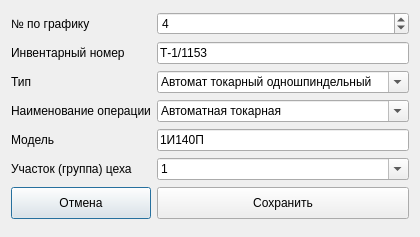
<?xml version="1.0" encoding="UTF-8"?>
<ui version="4.0">
 <class>machineEditDialog</class>
 <widget class="QDialog" name="machineEditDialog">
  <property name="geometry">
   <rect>
    <x>0</x>
    <y>0</y>
    <width>400</width>
    <height>237</height>
   </rect>
  </property>
  <property name="windowTitle">
   <string>Dialog</string>
  </property>
  <layout class="QGridLayout" name="gridLayout">
   <item row="3" column="1">
    <widget class="QComboBox" name="comboBox_operationName">
     <property name="editable">
      <bool>true</bool>
     </property>
     <property name="currentIndex">
      <number>0</number>
     </property>
     <item>
      <property name="text">
       <string>Автоматная токарная</string>
      </property>
     </item>
     <item>
      <property name="text">
       <string>Бесцентрово-шлифовальная</string>
      </property>
     </item>
     <item>
      <property name="text">
       <string>Внутри-шлифовальная</string>
      </property>
     </item>
     <item>
      <property name="text">
       <string>Кругло-шлифовальная</string>
      </property>
     </item>
     <item>
      <property name="text">
       <string>Плоско-шлифовальная</string>
      </property>
     </item>
     <item>
      <property name="text">
       <string>Вертикально-фрезерная</string>
      </property>
     </item>
     <item>
      <property name="text">
       <string>Горизонтально-фрезерная</string>
      </property>
     </item>
     <item>
      <property name="text">
       <string>Токарная с ЧПУ</string>
      </property>
     </item>
     <item>
      <property name="text">
       <string>Токарно-винторезная</string>
      </property>
     </item>
     <item>
      <property name="text">
       <string>Токарно-револьверная</string>
      </property>
     </item>
     <item>
      <property name="text">
       <string>Вертикально-сверлильная</string>
      </property>
     </item>
     <item>
      <property name="text">
       <string>Настольно-сверлильная</string>
      </property>
     </item>
     <item>
      <property name="text">
       <string>Резьбонакатная</string>
      </property>
     </item>
     <item>
      <property name="text">
       <string>Резьбошлифовальная</string>
      </property>
     </item>
    </widget>
   </item>
   <item row="5" column="0">
    <widget class="QLabel" name="label_group">
     <property name="minimumSize">
      <size>
       <width>0</width>
       <height>0</height>
      </size>
     </property>
     <property name="font">
      <font>
       <weight>50</weight>
       <bold>false</bold>
      </font>
     </property>
     <property name="text">
      <string>Участок (группа) цеха</string>
     </property>
    </widget>
   </item>
   <item row="5" column="1">
    <widget class="QComboBox" name="comboBox_group">
     <property name="editable">
      <bool>true</bool>
     </property>
     <property name="currentIndex">
      <number>0</number>
     </property>
     <item>
      <property name="text">
       <string>1</string>
      </property>
     </item>
     <item>
      <property name="text">
       <string>2</string>
      </property>
     </item>
     <item>
      <property name="text">
       <string>3</string>
      </property>
     </item>
     <item>
      <property name="text">
       <string>4</string>
      </property>
     </item>
     <item>
      <property name="text">
       <string>5</string>
      </property>
     </item>
    </widget>
   </item>
   <item row="1" column="0">
    <widget class="QLabel" name="label_inventoryNumber">
     <property name="minimumSize">
      <size>
       <width>0</width>
       <height>0</height>
      </size>
     </property>
     <property name="font">
      <font>
       <weight>50</weight>
       <bold>false</bold>
      </font>
     </property>
     <property name="text">
      <string>Инвентарный номер</string>
     </property>
    </widget>
   </item>
   <item row="1" column="1">
    <widget class="QLineEdit" name="lineEdit_inventoryNumber">
     <property name="minimumSize">
      <size>
       <width>0</width>
       <height>0</height>
      </size>
     </property>
     <property name="font">
      <font>
       <weight>50</weight>
       <bold>false</bold>
      </font>
     </property>
     <property name="text">
      <string>Т-1/1153</string>
     </property>
     <property name="cursorPosition">
      <number>8</number>
     </property>
     <property name="readOnly">
      <bool>false</bool>
     </property>
    </widget>
   </item>
   <item row="0" column="0">
    <widget class="QLabel" name="label_numberInPlan">
     <property name="minimumSize">
      <size>
       <width>0</width>
       <height>0</height>
      </size>
     </property>
     <property name="font">
      <font>
       <weight>50</weight>
       <bold>false</bold>
      </font>
     </property>
     <property name="text">
      <string>№ по графику</string>
     </property>
    </widget>
   </item>
   <item row="0" column="1">
    <widget class="QSpinBox" name="spinBox_numberInPlan">
     <property name="readOnly">
      <bool>false</bool>
     </property>
     <property name="minimum">
      <number>1</number>
     </property>
     <property name="maximum">
      <number>999999999</number>
     </property>
     <property name="value">
      <number>4</number>
     </property>
    </widget>
   </item>
   <item row="2" column="0">
    <widget class="QLabel" name="label_type">
     <property name="minimumSize">
      <size>
       <width>0</width>
       <height>0</height>
      </size>
     </property>
     <property name="font">
      <font>
       <weight>50</weight>
       <bold>false</bold>
      </font>
     </property>
     <property name="text">
      <string>Тип</string>
     </property>
    </widget>
   </item>
   <item row="4" column="1">
    <widget class="QLineEdit" name="lineEdit_model">
     <property name="minimumSize">
      <size>
       <width>0</width>
       <height>0</height>
      </size>
     </property>
     <property name="font">
      <font>
       <weight>50</weight>
       <bold>false</bold>
      </font>
     </property>
     <property name="text">
      <string>1И140П</string>
     </property>
     <property name="cursorPosition">
      <number>6</number>
     </property>
     <property name="readOnly">
      <bool>false</bool>
     </property>
    </widget>
   </item>
   <item row="2" column="1">
    <widget class="QComboBox" name="comboBox_type">
     <property name="editable">
      <bool>true</bool>
     </property>
     <property name="currentIndex">
      <number>1</number>
     </property>
     <item>
      <property name="text">
       <string>Автомат токарный многошпиндельный</string>
      </property>
     </item>
     <item>
      <property name="text">
       <string>Автомат токарный одношпиндельный</string>
      </property>
     </item>
     <item>
      <property name="text">
       <string>Автомат токарный с ЧПУ</string>
      </property>
     </item>
     <item>
      <property name="text">
       <string>Бесцентрово-шлифовальный</string>
      </property>
     </item>
     <item>
      <property name="text">
       <string>Внутри-шлифовальный</string>
      </property>
     </item>
     <item>
      <property name="text">
       <string>Кругло-шлифовальный</string>
      </property>
     </item>
     <item>
      <property name="text">
       <string>Плоско-шлифовальный</string>
      </property>
     </item>
     <item>
      <property name="text">
       <string>Вертикально-фрезерный</string>
      </property>
     </item>
     <item>
      <property name="text">
       <string>Горизонтально-фрезерный</string>
      </property>
     </item>
     <item>
      <property name="text">
       <string>Токарно-винторезный</string>
      </property>
     </item>
     <item>
      <property name="text">
       <string>Токарно-револьверный</string>
      </property>
     </item>
     <item>
      <property name="text">
       <string>Вертикально-сверлильный</string>
      </property>
     </item>
     <item>
      <property name="text">
       <string>Настольно-сверлильный</string>
      </property>
     </item>
     <item>
      <property name="text">
       <string>Резьбонакатной</string>
      </property>
     </item>
     <item>
      <property name="text">
       <string>Резьбошлифовальный</string>
      </property>
     </item>
    </widget>
   </item>
   <item row="3" column="0">
    <widget class="QLabel" name="label_operationName">
     <property name="minimumSize">
      <size>
       <width>0</width>
       <height>0</height>
      </size>
     </property>
     <property name="font">
      <font>
       <weight>50</weight>
       <bold>false</bold>
      </font>
     </property>
     <property name="text">
      <string>Наименование операции</string>
     </property>
    </widget>
   </item>
   <item row="4" column="0">
    <widget class="QLabel" name="label_model">
     <property name="minimumSize">
      <size>
       <width>0</width>
       <height>0</height>
      </size>
     </property>
     <property name="font">
      <font>
       <weight>50</weight>
       <bold>false</bold>
      </font>
     </property>
     <property name="text">
      <string>Модель</string>
     </property>
    </widget>
   </item>
   <item row="7" column="0">
    <widget class="QPushButton" name="pushButton_cancel">
     <property name="minimumSize">
      <size>
       <width>0</width>
       <height>32</height>
      </size>
     </property>
     <property name="text">
      <string>Отмена</string>
     </property>
     <property name="icon">
      <iconset resource="resources.qrc">
       <normaloff>:/images/res/images/delete.png</normaloff>:/images/res/images/delete.png</iconset>
     </property>
     <property name="iconSize">
      <size>
       <width>24</width>
       <height>24</height>
      </size>
     </property>
    </widget>
   </item>
   <item row="7" column="1">
    <widget class="QPushButton" name="pushButton_save">
     <property name="minimumSize">
      <size>
       <width>0</width>
       <height>32</height>
      </size>
     </property>
     <property name="text">
      <string>Сохранить</string>
     </property>
     <property name="icon">
      <iconset resource="resources.qrc">
       <normaloff>:/images/res/images/save.png</normaloff>:/images/res/images/save.png</iconset>
     </property>
     <property name="iconSize">
      <size>
       <width>24</width>
       <height>24</height>
      </size>
     </property>
    </widget>
   </item>
  </layout>
 </widget>
 <resources>
  <include location="resources.qrc"/>
 </resources>
 <connections/>
</ui>
